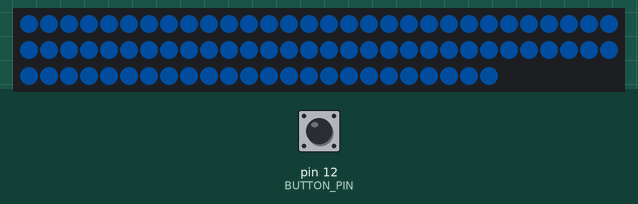
A sketch run on a simulated Arduino Uno, built with avr-gcc and run on an emulated ATmega328P. On the bench: 84 RGB LEDs in strip order, left to right, continuing on the next row. The inputs (shaded band) are chosen by the test bench; at power-on: pin 12 (BUTTON_PIN) HIGH. Dim RGB values are drawn brighter than linear.

Above: at 1.2 s.
1.3 s: pin 12 (BUTTON_PIN) pulled LOW for 0.15 s
At 2.4 s:
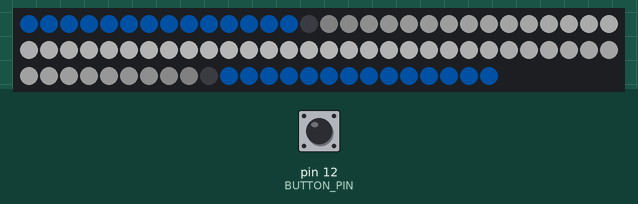
7.1 s: pin 12 (BUTTON_PIN) pulled LOW for 3.2 s
At 13.74 s:
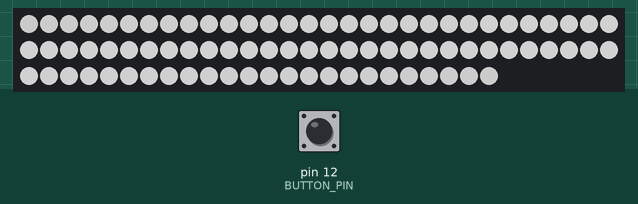

Measured:
- after the input at 1.3 s, the LEDs: first change at once (image 1 shows a later state)
- after the input at 7.1 s, the LEDs: first differ from a run without the input after 2.1 s (image 2 shows a later state)

The sketch:

ironmanElecticity.ino
```cpp
#include <FastLED.h>

#define LED_PIN             6
#define BUTTON_PIN          12    // Switch connected between Pin 12 and Ground
#define NUM_LEDS            84    // Set to your exact LED count (make sure this matches your physical strip length)
#define BRIGHTNESS          125   // Overall max brightness (0 to 255)
#define LED_TYPE            WS2812B
#define COLOR_ORDER         GRB   // BTF WS2812B strips use GRB order

// ============================================================================
// CONFIGURABLE SETTINGS (Adjust your animation behaviors and colors here)
// ============================================================================
#define TRAIL_LENGTH            5     // Active charge-up block size & trail length
#define CHARGE_CYCLES           3     // Number of times the charge-up sequence repeats
#define CHARGE_SPEED_DELAY      60    // Starting slow speed (ms) for the charge-up effect
#define FLOW_SPEED_DELAY        10    // Fast speed (ms) for the main electric flow effect

#define BREATH_BPM              30     // Breath rate (Beats Per Minute)
#define BREATH_MIN              190   // Lowest brightness floor
#define BREATH_MAX              255   // Peak brightness ceiling

#define COLOR_BACKGROUND        CRGB(0, 40, 80)       // Base color for breathing
#define COLOR_TRAIL             CRGB(0, 80, 180)      // Uniform color for the trail
#define COLOR_LEAD_BRIGHT       CRGB(255, 255, 255)   // Brightest head / Final charge color

CRGB leds[NUM_LEDS];

void setup() {
  FastLED.addLeds<LED_TYPE, LED_PIN, COLOR_ORDER>(leds, NUM_LEDS);
  FastLED.setBrightness(BRIGHTNESS);

  pinMode(BUTTON_PIN, INPUT_PULLUP);
}

void loop() {
  // 1. Idle State: PURE breathing with zero spark logic or background checks
  while (digitalRead(BUTTON_PIN) == HIGH) {
    animationIdleBreath();
  }

  // 2. Triggered! Run the accelerating middle-out charge-up sequence across ALL LEDs
  animationChargeUp(NUM_LEDS, CHARGE_CYCLES);

  // 3. Transition seamlessly into the flowing electric animation
  for (int i = 0; i < 3; i++) {
    animationElectricFlow(FLOW_SPEED_DELAY);
  }
}

// ============================================================================
// HELPER: Generates the current breathing color frame
// ============================================================================
CRGB getBreathColor() {
  uint16_t rawBeat = beatsin16(BREATH_BPM, 0, 65535);
  uint8_t breathVal = map(rawBeat, 0, 65535, BREATH_MIN, BREATH_MAX);

  CRGB breathColor = COLOR_BACKGROUND;
  breathColor.nscale8(breathVal);
  return breathColor;
}

// ============================================================================
// ANIMATION 0: Standby Breathing Effect (100% Isolated)
// ============================================================================
void animationIdleBreath() {
  fill_solid(leds, NUM_LEDS, getBreathColor());
  FastLED.show();
  delay(15); // Frame delay keeping breathing butter-smooth
}

// ============================================================================
// ANIMATION 1: Accelerating Middle-Out Charge-Up Effect
// ============================================================================
void animationChargeUp(int activeLEDs, int cycles) {
  int midRight = activeLEDs / 2;
  int midLeft  = (activeLEDs - 1) / 2;
  int maxDistance = max(midRight, (activeLEDs - 1) - midRight);

  for (int c = 0; c < cycles; c++) {
    for (int p = 0; p <= 255; p += 8) {

      fill_solid(leds, NUM_LEDS, getBreathColor());

      for (int i = 0; i < activeLEDs; i++) {
        int dist = (i <= midLeft) ? (midLeft - i) : (i - midRight);
        int startP = dist * (255 / (maxDistance + 1));

        if (p >= startP) {
          int localBrightness = map(p, startP, 255, 0, 255);
          localBrightness = constrain(localBrightness, 0, 255);

          leds[i] = CRGB(
            (COLOR_LEAD_BRIGHT.r * localBrightness) / 255,
            (COLOR_LEAD_BRIGHT.g * localBrightness) / 255,
            (COLOR_LEAD_BRIGHT.b * localBrightness) / 255
          );
        }
      }

      float progress = (float)p / 255.0;
      int currentDelay = CHARGE_SPEED_DELAY - (progress * (CHARGE_SPEED_DELAY - FLOW_SPEED_DELAY));

      FastLED.show();
      delay(currentDelay);
    }
    delay(150);
  }
}

// ============================================================================
// ANIMATION 2: Flowing "Electricity" Chasing Wave
// ============================================================================
void animationElectricFlow(uint8_t speedDelay) {
  for (int i = TRAIL_LENGTH; i < NUM_LEDS; i++) {
    fill_solid(leds, NUM_LEDS, getBreathColor());

    for (int t = 1; t <= TRAIL_LENGTH; t++) {
      int trailIndex = i - t;
      if (trailIndex >= 0) {
        leds[trailIndex] = COLOR_TRAIL;
      }
    }

    if (i < NUM_LEDS) {
      leds[i] = COLOR_LEAD_BRIGHT;
    }

    FastLED.show();
    delay(speedDelay);
  }
}
```
